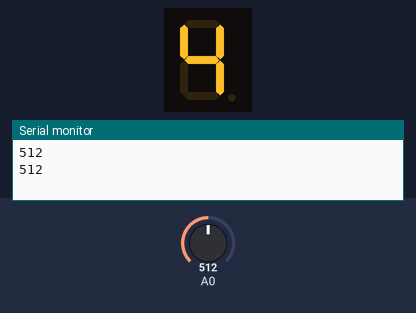
Bench run of a sketch on a simulated Arduino Uno, built with avr-gcc and run on an emulated ATmega328P. Shown: 1-digit seven-segment display, the last lines printed to the serial monitor. Wiring (inferred from the names in the program): 1-digit 7-segment display, segments lit when LOW: segments pin 2, pin 3, pin 4, pin 5, pin 6, pin 7, pin 8. The inputs (shaded band) are chosen by the test bench; at power-on: A0 = 512. The segment pins are drawn as the display they are named for.

Above: at 1.8 s.
1.9 s: A0 set to 555
3.4 s: A0 set to 581
At 5.2 s:
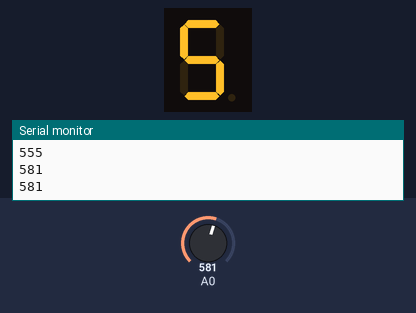
5.5 s: A0 set to 716
At 6.7 s:
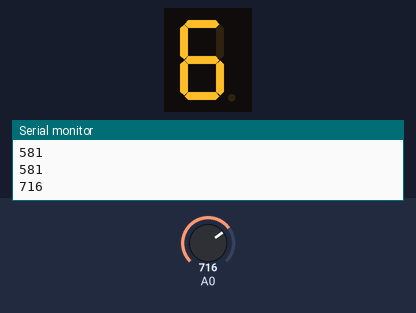
7.5 s: A0 set to 778
9.2 s: A0 set to 803
At 11.0 s:
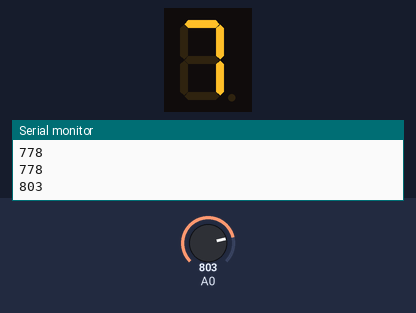
11.5 s: A0 set to 511
At 12.6 s:
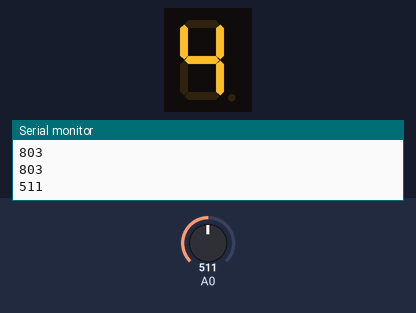
Timing chart, 0 to 14.5 s (numbered marks = the images above; inputs shaded):
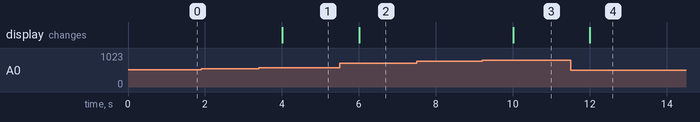

The sketch:

Segment.ino
```cpp
// common-cathod Type Segment
// http://arduino-makers.tistory.com/25

 int segmentLEDs[]={2,3,4,5,6,7,8};


 int digits[10][7]={  //[10] 10행으로 1차형 0~9까지 숫자 표현
                      // [7] 7열로 2차형 제어할 LED의 갯수 표현

   // 2, 3, 4, 5, 6, 7, 8 핀번호 열
     {0, 0, 0, 0, 0, 0, 1},//0
     {1, 0, 0, 1, 1, 1, 1},//1
     {0, 0, 1, 0, 0, 1, 0},//2
     {0, 0, 0, 0, 1, 1, 0},//3
     {1, 0, 0, 1, 1, 0, 0},//4
     {0, 1, 0, 0, 1, 0, 0},//5
     {0, 1, 0, 0, 0, 0, 0},//6
     {0, 0, 0, 1, 1, 1, 1},//7
     {0, 0, 0, 0, 0, 0, 0},//8
     {0, 0, 0, 1, 1, 0, 0},//9
 };
void setup()
{
  Serial.begin(9600);
   for(int i = 2; i <9; i++)          //  사용할 핀번호 선언
   {
      pinMode(i,OUTPUT);           // 2~8번 핀 OUTPUT 선언
   }
}
int R = 0;
int no = 0;
void loop()
{
//  for(int i= 0; i<10; i++)    //0~9까지 숫자표시를 위한 10번의 반복
//  {

R = analogRead(A0);
Serial.println(R);
no = map(R, 0, 1023, 0, 9);

    for(int j = 0; j<7; j++)   // 7개의 핀을 제어
    {
      digitalWrite(segmentLEDs[j],digits[no][j]);
      //digitalWrite(segmentLEDs[j],digits[i][j]);
      //숫자 0출력 cycle
      //세그먼트 핀 2번에 0,0의 값을 넣는다.
      //세그먼트 핀 3번에 0,1의 값을 넣는다.
      //세그먼트 핀 4번에 0,2의 값을 넣는다.
      //세그먼트 핀 5번에 0,3의 값을 넣는다.
      //세그먼트 핀 6번에 0,4의 값을 넣는다.
      //세그먼트 핀 7번에 0,5의 값을 넣는다.
      //세그먼트 핀 8번에 0,6의 값을 넣는다.
    }
    delay(1000);
//  }
}


// common-anode Type Segment
//int a = 2;
//int b = 3;
//int c = 4;
//int d = 5;
//int e = 6;
//int f = 8;
//int g = 9;
//
//void setup() {
//  Serial.begin(9600);
//  // put your setup code here, to run once:
//  pinMode(a, OUTPUT);
//  pinMode(b, OUTPUT);
//  pinMode(c, OUTPUT);
//  pinMode(d, OUTPUT);
//  pinMode(e, OUTPUT);
//  pinMode(f, OUTPUT);
//  pinMode(g, OUTPUT);
//
//}
//
//
//
//void displayDigit(int digit){
//  Serial.println("displayDigit Call!!");
//  if(digit != 1 && digit != 4){
//    Serial.println("A ----- HIGH");
//    digitalWrite(a, HIGH);
//  }
//
//  if(digit != 5 && digit != 6){
//    Serial.println("B ----- HIGH");
//    digitalWrite(b, HIGH);
//  }
//
//  if(digit != 2){
//    Serial.println("C ----- HIGH");
//    digitalWrite(c, HIGH);
//  }
//
//  if(digit !=1 && digit != 4 && digit != 7){
//    Serial.println("D ----- HIGH");
//    digitalWrite(d, HIGH);
//  }
//
//  if(digit == 2 || digit == 6 || digit == 8 || digit == 0){
//    Serial.println("E ----- HIGH");
//    digitalWrite(e, HIGH);
//  }
//
//  if(digit != 1 && digit != 2 && digit != 3 && digit != 7){
//    Serial.println("F ----- HIGH");
//    digitalWrite(f, HIGH);
//  }
//
//  if(digit != 0 && digit != 1 && digit != 7){
//    Serial.println("G ----- HIGH");
//    digitalWrite(g, HIGH);
//  }
//}
//
//void turnOff(){
//  Serial.println("-------------- Turn OFF");
//  digitalWrite(a, LOW);
//  digitalWrite(b, LOW);
//  digitalWrite(c, LOW);
//  digitalWrite(d, LOW);
//  digitalWrite(e, LOW);
//  digitalWrite(f, LOW);
//  digitalWrite(g, LOW);
//}
//
//void loop() {
//  // put your main code here, to run repeatedly:
//  for(int i = 0 ; i < 10 ; i++){
//    Serial.print("=================== [");
//    Serial.print(i);
//    Serial.print("]");
//    Serial.println();
//
//    displayDigit(i);
//    delay(1000);
//    turnOff();
//  }
//}
```

Measured:
- after the input at 3.4 s, the display: changes after 0.60 s (image 1)
- after the input at 5.5 s, the display: changes after 0.50 s (image 2)
- after the input at 9.2 s, the display: changes after 0.80 s (image 3)
- after the input at 11.5 s, the display: changes after 0.51 s (image 4)
